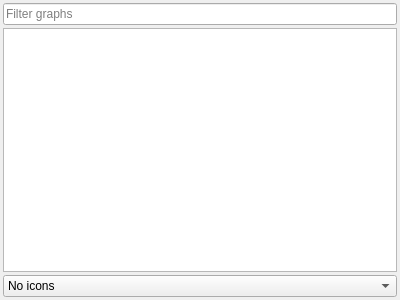
<?xml version="1.0" encoding="UTF-8"?>
<ui version="4.0">
 <class>GraphWidget</class>
 <widget class="QWidget" name="GraphWidget">
  <property name="geometry">
   <rect>
    <x>0</x>
    <y>0</y>
    <width>400</width>
    <height>300</height>
   </rect>
  </property>
  <property name="focusPolicy">
   <enum>Qt::NoFocus</enum>
  </property>
  <property name="contextMenuPolicy">
   <enum>Qt::CustomContextMenu</enum>
  </property>
  <property name="windowTitle">
   <string>Graph widget</string>
  </property>
  <layout class="QGridLayout" name="gridLayout">
   <property name="leftMargin">
    <number>3</number>
   </property>
   <property name="topMargin">
    <number>3</number>
   </property>
   <property name="rightMargin">
    <number>3</number>
   </property>
   <property name="bottomMargin">
    <number>3</number>
   </property>
   <property name="spacing">
    <number>3</number>
   </property>
   <item row="1" column="0">
    <widget class="QTreeView" name="modelsTreeView">
     <property name="contextMenuPolicy">
      <enum>Qt::CustomContextMenu</enum>
     </property>
     <property name="editTriggers">
      <set>QAbstractItemView::NoEditTriggers</set>
     </property>
     <property name="dragEnabled">
      <bool>true</bool>
     </property>
     <property name="sortingEnabled">
      <bool>true</bool>
     </property>
    </widget>
   </item>
   <item row="0" column="0">
    <widget class="QLineEdit" name="filterModelLineEdit">
     <property name="placeholderText">
      <string>Filter graphs</string>
     </property>
    </widget>
   </item>
   <item row="2" column="0">
    <widget class="QComboBox" name="comboBox">
     <property name="currentIndex">
      <number>0</number>
     </property>
     <item>
      <property name="text">
       <string>No icons</string>
      </property>
     </item>
     <item>
      <property name="text">
       <string>Small icons</string>
      </property>
     </item>
     <item>
      <property name="text">
       <string>Medium icons</string>
      </property>
     </item>
     <item>
      <property name="text">
       <string>Large icons</string>
      </property>
     </item>
    </widget>
   </item>
  </layout>
  <action name="actionShow">
   <property name="text">
    <string>Show</string>
   </property>
   <property name="toolTip">
    <string>Display the model in a view</string>
   </property>
  </action>
 </widget>
 <resources/>
 <connections/>
</ui>
